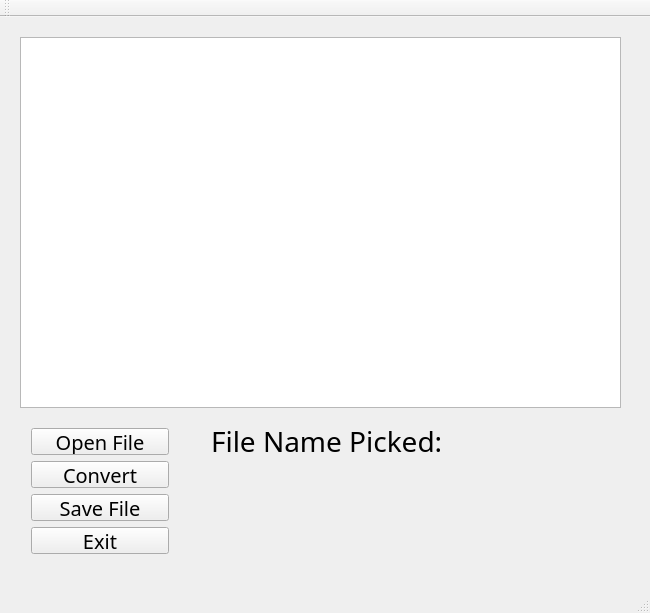
<?xml version="1.0" encoding="UTF-8"?>
<ui version="4.0">
 <class>MainWindow</class>
 <widget class="QMainWindow" name="MainWindow">
  <property name="geometry">
   <rect>
    <x>0</x>
    <y>0</y>
    <width>650</width>
    <height>613</height>
   </rect>
  </property>
  <property name="windowTitle">
   <string>Bank Data Converter</string>
  </property>
  <widget class="QWidget" name="centralWidget">
   <widget class="QTextBrowser" name="fileContentsDisplay">
    <property name="geometry">
     <rect>
      <x>20</x>
      <y>20</y>
      <width>601</width>
      <height>371</height>
     </rect>
    </property>
   </widget>
   <widget class="QWidget" name="verticalLayoutWidget">
    <property name="geometry">
     <rect>
      <x>20</x>
      <y>400</y>
      <width>160</width>
      <height>148</height>
     </rect>
    </property>
    <layout class="QVBoxLayout" name="verticalLayout">
     <item>
      <widget class="QPushButton" name="openFileButton">
       <property name="font">
        <font>
         <family>Papyrus</family>
         <pointsize>15</pointsize>
        </font>
       </property>
       <property name="text">
        <string>Open File</string>
       </property>
      </widget>
     </item>
     <item>
      <widget class="QPushButton" name="convertButton">
       <property name="font">
        <font>
         <family>Papyrus</family>
         <pointsize>15</pointsize>
        </font>
       </property>
       <property name="text">
        <string>Convert</string>
       </property>
      </widget>
     </item>
     <item>
      <widget class="QPushButton" name="saveFileButton">
       <property name="font">
        <font>
         <family>Papyrus</family>
         <pointsize>15</pointsize>
        </font>
       </property>
       <property name="text">
        <string>Save File</string>
       </property>
      </widget>
     </item>
     <item>
      <widget class="QPushButton" name="exitButton">
       <property name="font">
        <font>
         <family>Papyrus</family>
         <pointsize>15</pointsize>
        </font>
       </property>
       <property name="text">
        <string>Exit</string>
       </property>
      </widget>
     </item>
    </layout>
   </widget>
   <widget class="QWidget" name="verticalLayoutWidget_2">
    <property name="geometry">
     <rect>
      <x>200</x>
      <y>400</y>
      <width>411</width>
      <height>80</height>
     </rect>
    </property>
    <layout class="QVBoxLayout" name="verticalLayout_2">
     <item>
      <widget class="QLabel" name="fileNameLabel">
       <property name="font">
        <font>
         <family>Papyrus</family>
         <pointsize>21</pointsize>
         <weight>50</weight>
         <bold>false</bold>
        </font>
       </property>
       <property name="text">
        <string>File Name Picked:</string>
       </property>
      </widget>
     </item>
     <item>
      <widget class="QLabel" name="fileName">
       <property name="font">
        <font>
         <family>Papyrus</family>
         <pointsize>18</pointsize>
        </font>
       </property>
       <property name="text">
        <string/>
       </property>
      </widget>
     </item>
    </layout>
   </widget>
  </widget>
  <widget class="QMenuBar" name="menuBar">
   <property name="geometry">
    <rect>
     <x>0</x>
     <y>0</y>
     <width>650</width>
     <height>22</height>
    </rect>
   </property>
  </widget>
  <widget class="QToolBar" name="mainToolBar">
   <attribute name="toolBarArea">
    <enum>TopToolBarArea</enum>
   </attribute>
   <attribute name="toolBarBreak">
    <bool>false</bool>
   </attribute>
  </widget>
  <widget class="QStatusBar" name="statusBar"/>
 </widget>
 <layoutdefault spacing="6" margin="11"/>
 <resources/>
 <connections/>
</ui>
